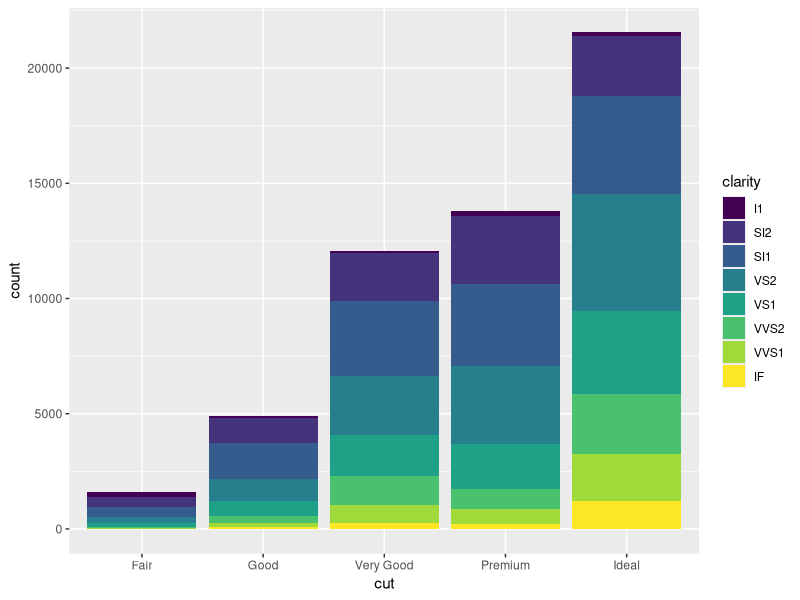

The R script that drew this image:
install.packages("tidyverse")
install.packages("dplyr")

library(ggplot2)
library(palmerpenguins)

#Creates a line plot where it displays the relationship between flipper length and body mass
#ggplot(data=penguins)+geom_smooth(mapping=aes(x=flipper_length_mm,y=body_mass_g))

#Creates a line plot with the relationship between flipper length and body mass and 
#a scatterplot showing the visualization between the data points and the line
#ggplot(data=penguins)+geom_smooth(mapping=aes(x=flipper_length_mm,y=body_mass_g))+geom_point(mapping=aes(x=flipper_length_mm,y=body_mass_g))

#Creates a line plot with the relationship between flipper length and body mass with different line visuals for each unique species of penguins
#ggplot(data=penguins)+geom_smooth(mapping=aes(x=flipper_length_mm,y=body_mass_g,linetype=species))


#Uses jitter to make it easier for data visualization
#ggplot(data=penguins)+geom_smooth(mapping=aes(x=flipper_length_mm,y=body_mass_g))+geom_jitter(mapping=aes(x=flipper_length_mm,y=body_mass_g))


#Pulls data from the diamonds dataset and creates a bar graph on the cut quality of diamonds
#ggplot(data=diamonds)+geom_bar(mapping=aes(x=cut))

#Pulls data from the diamonds dataset and creates a bar graph on the cut quality of diamonds
#And adds color as a unique identifier for the cut quality
#ggplot(data=diamonds)+geom_bar(mapping=aes(x=cut,color=cut))

#Pulls data from the diamonds dataset and creates a bar graph on the cut quality of diamonds
#And adds color fill as a unique identifier for the cut quality
#ggplot(data=diamonds)+geom_bar(mapping=aes(x=cut,fill=cut))


#Pulls data from the diamonds dataset and creates a bar graph on the cut quality of diamonds
#And adds color fill clarity as a unique identifier for the cut quality
ggplot(data=diamonds)+geom_bar(mapping=aes(x=cut,fill=clarity))



